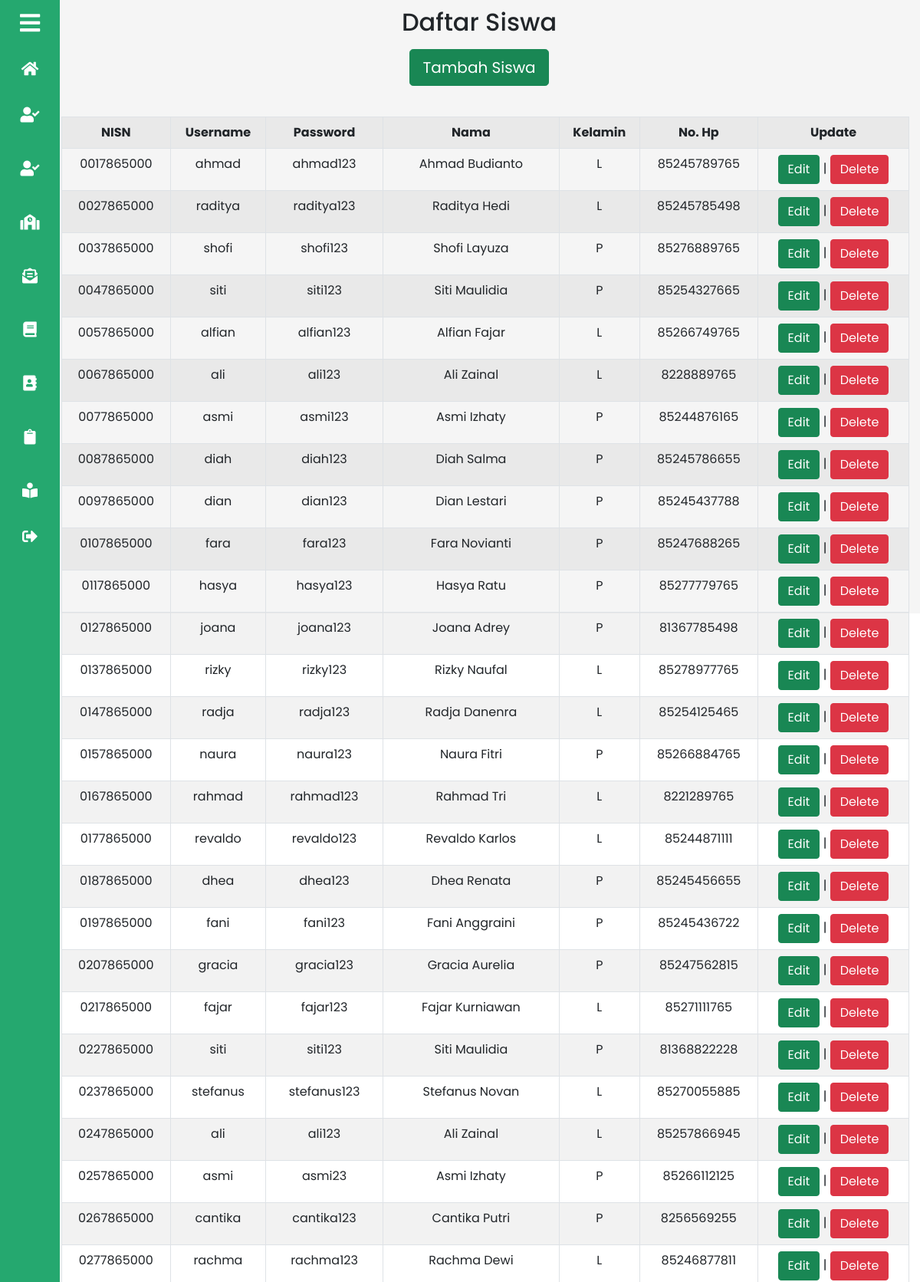
The page /admin/crud_siswa/crud_siswa.php (upper part) on the database its author committed.
### tables this page shows
CREATE TABLE `siswa` (
  `NISN` varchar(20) NOT NULL,
  `ID_KELAS` varchar(20) DEFAULT NULL,
  `ID_ADMIN` varchar(20) DEFAULT NULL,
  `USERNAME_SISWA` varchar(20) DEFAULT NULL,
  `PASSWORD_SISWA` varchar(20) DEFAULT NULL,
  `NAMA_SISWA` varchar(20) DEFAULT NULL,
  `JK_SISWA` char(1) DEFAULT NULL,
  `HP_SISWA` decimal(13,0) DEFAULT NULL
);

### admin/crud_siswa/crud_siswa.php (the view, shortened to what this page needs)
<?php
include_once("../../config/config.php");
$result = mysqli_query($mysqli, "SELECT * FROM siswa");
?>
<!DOCTYPE html>
<html>
<head>
	 <link rel="stylesheet" href="../assets/dashboard_admin.css">
	<link rel="stylesheet" href="https://cdnjs.cloudflare.com/ajax/libs/font-awesome/5.15.3/css/all.min.css">
	<link href="https://cdn.jsdelivr.net/npm/bootstrap@5.0.2/dist/css/bootstrap.min.css" rel="stylesheet">
</head>
<body>
	<section class="sidebar close">
		<section class="click-close">
			<i class="fas fa-bars"></i><p>Admin</p>
		</section>
		<ul class="list-menu">
			<li>
				<a href="../dashboard_admin.php"><i class="fas fa-home"></i><p>Home</p></a>
			</li>
			<li>
				<a href="crud_siswa.php"><i class="fas fa-user-check"></i><p>Daftar Siswa</p></a>
			</li>
			<li>
				<a href="../crud_guru/crud_guru.php"><i class="fas fa-user-check"></i><p>Daftar Guru</p></a>
			</li>
			<li>
				<a href="../crud_kelas/crud_kelas.php"><i class="fas fa-school"></i><p>Daftar Kelas</p></a>
			</li>
			<li>
				<a href="../daftar_nilai/semester.php"><i class="fas fa-envelope-open-text"></i><p>Daftar Nilai</p></a>
			</li>
			<li>
				<a href="../crud_mapel/crud_mapel.php"><i class="fas fa-book"></i><p>Daftar Mapel</p></a>
			</li>
			<li>
				<a href="../crud_semester/crud_semester.php"><i class="fas fa-address-book"></i><p>Daftar Semester</p></a>
			</li>
			<li>
				<a href="../daftar_absen/semester.php"><i class="fas fa-clipboard"></i><p>Daftar Absen</p></a>
			</li>
			<li>
				<a href="../crud_belajar/crud_belajar.php"><i class="fas fa-book-reader"></i><p >Daftar Pembelajaran</p></a>
			</li>
			<li>
				<a href="../login_admin.php"><i class="fas fa-sign-out-alt"></i><p>LogOut</p></a>
			</li>
		</ul>
	</section>
	<section class="home">
		<div class="content">
			<h2>Daftar Siswa</h2>
			<div class="container mx-auto my-3 mx-2" >
        		<a class="btn btn-success btn-lg " href="add.php">Tambah Siswa</a><br/><br/>
        		<div class="table-responsive col-md-12 my-3 mx-2" style="overflow-x: auto">
        		    <table class="table table-striped table-hover table-bordered">
					<tr>
	 					<th>NISN</th>
						<th>Username</th>
						<th>Password</th>
						<th>Nama</th>
						<th>Kelamin</th>
						<th>No. Hp</th>
						<th>Update</th>
 					</tr>
					 <?php
 						while($user_data = mysqli_fetch_array($result)) {
							 echo "<tr>";
							 echo "<td>".$user_data['NISN']."</td>";
							 echo "<td>".$user_data['USERNAME_SISWA']."</td>";
							 echo "<td>".$user_data['PASSWORD_SISWA']."</td>";
							 echo "<td>".$user_data['NAMA_SISWA']."</td>";
							 echo "<td>".$user_data['JK_SISWA']."</td>";
							 echo "<td>".$user_data['HP_SISWA']."</td>";
							 echo "<td><a class='btn btn-success' href='edit.php?NISN=$user_data[NISN]'>Edit</a> | <a class='btn btn-danger' href='delete.php?NISN=$user_data[NISN]'>Delete</a></td></tr>";
 						}
 					?>
        		    </table>
        		</div>
    		</div>
    	</div>
	</section>
</body>
</html>

### admin/assets/dashboard_admin.css (style rules this page uses)
* { margin: 0; padding: 0; box-sizing: border-box; font-family: 'Poppins', sans-serif; }
.sidebar { position: fixed; top: 0; left: 0; height: 100%; width: 260px; background: #25a86f; z-index: 100; transition: all 0.5s ease; }
.sidebar.close { width: 78px; }
.sidebar .click-close { height: 60px; width: 100%; display: flex; align-items: center; }
.sidebar .click-close i { font-size: 30px; color: #fff; height: 50px; min-width: 78px; text-align: center; line-height: 50px; }
.sidebar .list-menu { height: 100%; padding: 5px 0 120px 0; overflow: auto; }
.sidebar.close .list-menu { overflow: visible; }
.sidebar .list-menu li { position: relative; list-style: none; transition: all 0.4s ease; }
.sidebar .list-menu li i { height: 50px; min-width: 78px; text-align: center; line-height: 50px; color: #fff; font-size: 20px; cursor: pointer; transition: all 0.3s ease; }
.sidebar .list-menu li a { display: flex; align-items: center; text-decoration: none; }
.home { position: relative; background: whitesmoke; height: 100vh; left: 260px; width: calc(100% - 260px); transition: all 0.5s ease; }
.sidebar.close ~ .home { left: 50px; width: calc(100% - 50px); }
.content { text-align: center; padding: 10px; }

### rows shown on the page
siswa: NISN "0017865000", USERNAME_SISWA "ahmad", PASSWORD_SISWA "ahmad123", NAMA_SISWA "Ahmad Budianto", JK_SISWA "L", HP_SISWA "85245789765"
siswa: NISN "0027865000", USERNAME_SISWA "raditya", PASSWORD_SISWA "raditya123", NAMA_SISWA "Raditya Hedi", JK_SISWA "L", HP_SISWA "85245785498"
siswa: NISN "0037865000", USERNAME_SISWA "shofi", PASSWORD_SISWA "shofi123", NAMA_SISWA "Shofi Layuza", JK_SISWA "P", HP_SISWA "85276889765"
siswa: NISN "0047865000", USERNAME_SISWA "siti", PASSWORD_SISWA "siti123", NAMA_SISWA "Siti Maulidia", JK_SISWA "P", HP_SISWA "85254327665"
siswa: NISN "0057865000", USERNAME_SISWA "alfian", PASSWORD_SISWA "alfian123", NAMA_SISWA "Alfian Fajar", JK_SISWA "L", HP_SISWA "85266749765"
siswa: NISN "0067865000", USERNAME_SISWA "ali", PASSWORD_SISWA "ali123", NAMA_SISWA "Ali Zainal", JK_SISWA "L", HP_SISWA "8228889765"
siswa: NISN "0077865000", USERNAME_SISWA "asmi", PASSWORD_SISWA "asmi123", NAMA_SISWA "Asmi Izhaty", JK_SISWA "P", HP_SISWA "85244876165"
siswa: NISN "0087865000", USERNAME_SISWA "diah", PASSWORD_SISWA "diah123", NAMA_SISWA "Diah Salma", JK_SISWA "P", HP_SISWA "85245786655"
siswa: NISN "0097865000", USERNAME_SISWA "dian", PASSWORD_SISWA "dian123", NAMA_SISWA "Dian Lestari", JK_SISWA "P", HP_SISWA "85245437788"
siswa: NISN "0107865000", USERNAME_SISWA "fara", PASSWORD_SISWA "fara123", NAMA_SISWA "Fara Novianti", JK_SISWA "P", HP_SISWA "85247688265"
siswa: NISN "0117865000", USERNAME_SISWA "hasya", PASSWORD_SISWA "hasya123", NAMA_SISWA "Hasya Ratu", JK_SISWA "P", HP_SISWA "85277779765"
siswa: NISN "0127865000", USERNAME_SISWA "joana", PASSWORD_SISWA "joana123", NAMA_SISWA "Joana Adrey", JK_SISWA "P", HP_SISWA "81367785498"
siswa: NISN "0137865000", USERNAME_SISWA "rizky", PASSWORD_SISWA "rizky123", NAMA_SISWA "Rizky Naufal", JK_SISWA "L", HP_SISWA "85278977765"
siswa: NISN "0147865000", USERNAME_SISWA "radja", PASSWORD_SISWA "radja123", NAMA_SISWA "Radja Danenra", JK_SISWA "L", HP_SISWA "85254125465"
siswa: NISN "0157865000", USERNAME_SISWA "naura", PASSWORD_SISWA "naura123", NAMA_SISWA "Naura Fitri", JK_SISWA "P", HP_SISWA "85266884765"
siswa: NISN "0167865000", USERNAME_SISWA "rahmad", PASSWORD_SISWA "rahmad123", NAMA_SISWA "Rahmad Tri", JK_SISWA "L", HP_SISWA "8221289765"
siswa: NISN "0177865000", USERNAME_SISWA "revaldo", PASSWORD_SISWA "revaldo123", NAMA_SISWA "Revaldo Karlos", JK_SISWA "L", HP_SISWA "85244871111"
siswa: NISN "0187865000", USERNAME_SISWA "dhea", PASSWORD_SISWA "dhea123", NAMA_SISWA "Dhea Renata", JK_SISWA "P", HP_SISWA "85245456655"
siswa: NISN "0197865000", USERNAME_SISWA "fani", PASSWORD_SISWA "fani123", NAMA_SISWA "Fani Anggraini", JK_SISWA "P", HP_SISWA "85245436722"
siswa: NISN "0207865000", USERNAME_SISWA "gracia", PASSWORD_SISWA "gracia123", NAMA_SISWA "Gracia Aurelia", JK_SISWA "P", HP_SISWA "85247562815"
siswa: NISN "0217865000", USERNAME_SISWA "fajar", PASSWORD_SISWA "fajar123", NAMA_SISWA "Fajar Kurniawan", JK_SISWA "L", HP_SISWA "85271111765"
siswa: NISN "0227865000", USERNAME_SISWA "siti", PASSWORD_SISWA "siti123", NAMA_SISWA "Siti Maulidia", JK_SISWA "P", HP_SISWA "81368822228"
siswa: NISN "0237865000", USERNAME_SISWA "stefanus", PASSWORD_SISWA "stefanus123", NAMA_SISWA "Stefanus Novan", JK_SISWA "L", HP_SISWA "85270055885"
siswa: NISN "0247865000", USERNAME_SISWA "ali", PASSWORD_SISWA "ali123", NAMA_SISWA "Ali Zainal", JK_SISWA "L", HP_SISWA "85257866945"
siswa: NISN "0257865000", USERNAME_SISWA "asmi", PASSWORD_SISWA "asmi23", NAMA_SISWA "Asmi Izhaty", JK_SISWA "P", HP_SISWA "85266112125"
siswa: NISN "0267865000", USERNAME_SISWA "cantika", PASSWORD_SISWA "cantika123", NAMA_SISWA "Cantika Putri", JK_SISWA "P", HP_SISWA "8256569255"
siswa: NISN "0277865000", USERNAME_SISWA "rachma", PASSWORD_SISWA "rachma123", NAMA_SISWA "Rachma Dewi", JK_SISWA "L", HP_SISWA "85246877811"
